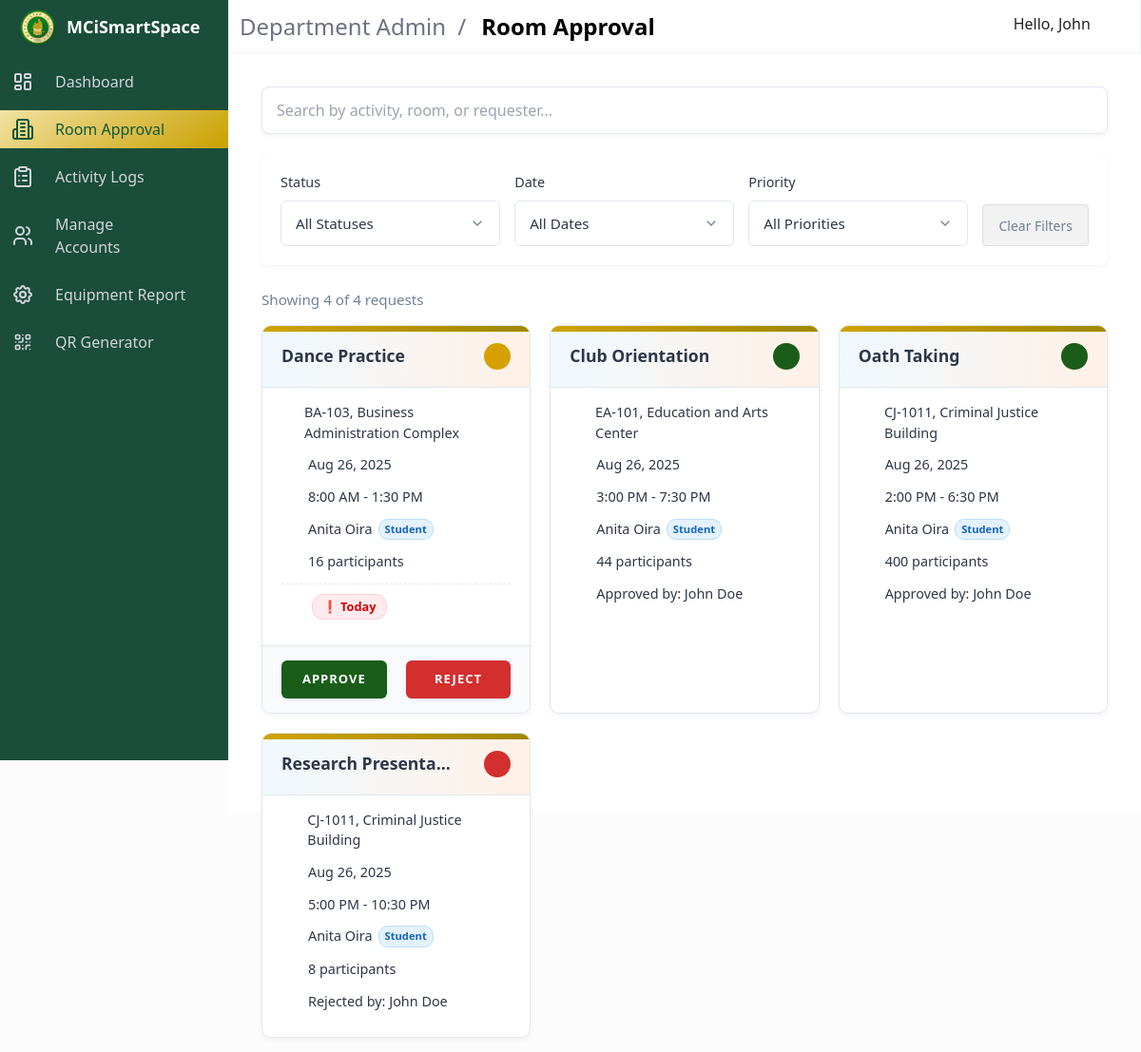
Screenshot of /department-admin/dept_room_approval.php (signed in) with the database file from the repository.
### tables this page shows
CREATE TABLE `room_requests` (
  `RequestID` int(11) NOT NULL,
  `StudentID` int(11) DEFAULT NULL,
  `TeacherID` int(11) DEFAULT NULL,
  `RoomID` int(11) NOT NULL,
  `ActivityName` varchar(255) NOT NULL,
  `Purpose` text NOT NULL,
  `RequestDate` timestamp NOT NULL DEFAULT current_timestamp(),
  `ReservationDate` datetime NOT NULL,
  `StartTime` datetime NOT NULL,
  `EndTime` datetime NOT NULL,
  `NumberOfParticipants` int(11) NOT NULL,
  `Status` enum('pending','approved','rejected') DEFAULT 'pending',
  `RejectionReason` text DEFAULT NULL,
  `ApprovedBy` int(11) DEFAULT NULL,
  `ApproverFirstName` varchar(128) DEFAULT NULL,
  `ApproverLastName` varchar(128) DEFAULT NULL,
  `RejectedBy` int(11) DEFAULT NULL,
  `RejecterFirstName` varchar(128) DEFAULT NULL,
  `RejecterLastName` varchar(128) DEFAULT NULL
);

CREATE TABLE `rooms` (
  `id` int(11) NOT NULL,
  `room_name` varchar(255) NOT NULL,
  `room_type` varchar(255) NOT NULL,
  `capacity` int(11) NOT NULL,
  `RoomStatus` enum('available','occupied','maintenance') DEFAULT 'available',
  `created_at` timestamp NOT NULL DEFAULT current_timestamp(),
  `building_id` int(11) DEFAULT NULL
);

CREATE TABLE `buildings` (
  `id` int(11) NOT NULL,
  `building_name` varchar(255) NOT NULL,
  `department` varchar(255) NOT NULL,
  `number_of_floors` int(11) NOT NULL,
  `created_at` timestamp NOT NULL DEFAULT current_timestamp()
);

### department-admin/dept_room_approval.php (the view, shortened to what this page needs)
<?php
require_once '../auth/room_status_handler.php';
?>
<!DOCTYPE html>
<html lang="en">
<head>
    <link rel="stylesheet" href="https://cdn.materialdesignicons.com/4.9.95/css/materialdesignicons.min.css">
    <link rel="stylesheet" href="../public/css/admin_styles/main.css">
    <link rel="stylesheet" href="../public/css/admin_styles/main_2.css">
    <link rel="stylesheet" href="../public/css/admin_styles/style-all.css">
    <link rel="stylesheet" href="../public/css/admin_styles/form_2.css">
    <link rel="stylesheet" href="../public/css/admin_styles/room_approval.css">
</head>
<body>
    <div id="app">
        <?php include 'layout/topnav.php'; ?>
        <?php include 'layout/sidebar.php'; ?>
        <div class="main-container">
            <div>
                <div class="card-content">
                    <div class="search-container">
                        <input type="text" id="searchInput" class="search-input" placeholder="Search by activity, room, or requester...">
                    </div>
                    <div class="filters">
                        <div class="filter-item">
                            <label class="filter-label">Status</label>
                            <select id="statusFilter" class="filter-control">
                                <option value="">All Statuses</option>
                            </select>
                        </div>
                        <div class="filter-item">
                            <label class="filter-label">Date</label>
                            <select id="dateFilter" class="filter-control">
                                <option value="">All Dates</option>
                            </select>
                        </div>
                        <div class="filter-item">
                            <label class="filter-label">Priority</label>
                            <select id="priorityFilter" class="filter-control">
                                <option value="">All Priorities</option>
                            </select>
                        </div>
                        <button id="clearFilters">Clear Filters</button>
                    </div>
                    <div class="results-count" id="requestCount"></div>
                    <div id="requestsContainer">
                        <?php
                        $admin_department = $_SESSION['department'] ?? '';
                        if (empty($admin_department)) {
                            echo "<div class='no-results'>Department not configured for this admin.</div>";
                            $requests = [];
                            $requestCount = 0;
                        } else {
                            $sql = "SELECT rr.*, r.room_name, r.capacity, r.room_type, b.building_name,
                                    CASE
                                        WHEN rr.StudentID IS NOT NULL THEN CONCAT(s.FirstName, ' ', s.LastName)
                                        WHEN rr.TeacherID IS NOT NULL THEN CONCAT(t.FirstName, ' ', t.LastName)
                                    END as RequesterName,
                                    CASE
                                        WHEN rr.StudentID IS NOT NULL THEN 'Student'
                                        WHEN rr.TeacherID IS NOT NULL THEN 'Teacher'
                                    END as RequesterType,
                                    s.Department as StudentDepartment,
                                    t.Department as TeacherDepartment,
                                    DATEDIFF(DATE(rr.StartTime), CURDATE()) as DaysUntilReservation,
                                    rr.RequestDate as RequestDate
                                    FROM room_requests rr
                                    LEFT JOIN rooms r ON rr.RoomID = r.id
                                    LEFT JOIN buildings b ON r.building_id = b.id
                                    LEFT JOIN student s ON rr.StudentID = s.StudentID
                                    LEFT JOIN teacher t ON rr.TeacherID = t.TeacherID
                                    HAVING StudentDepartment = ? OR TeacherDepartment = ?
                                    ORDER BY
                                        CASE WHEN rr.Status = 'pending' THEN 0
                                             WHEN rr.Status = 'approved' THEN 1
                                             WHEN rr.Status = 'rejected' THEN 2
                                        END ASC,
                                        CASE WHEN rr.TeacherID IS NOT NULL THEN 0 ELSE 1 END, /* Teachers first */
                                        DATEDIFF(DATE(rr.StartTime), CURDATE()) ASC, /* Prioritize by how soon the date is */
                                        rr.RequestDate ASC";
                            $stmt = $conn->prepare($sql);
                            $stmt->bind_param("ss", $admin_department, $admin_department);
                            $stmt->execute();
                            $result = $stmt->get_result();
                            $requests = [];
                            while ($row = $result->fetch_assoc()) {
                                $priorityScore = 0;
                                $daysUntil = $row['DaysUntilReservation'];
                                if ($daysUntil <= 0) {
                                    $priorityScore -= 500;
                                    $priorityLabel = "Today";
                                    $priorityClass = "priority-urgent";
                                } else if ($daysUntil <= 1) {
                                    $priorityScore -= 400;
                                    $priorityLabel = "Tomorrow";
                                    $priorityClass = "priority-high";
                                } else if ($daysUntil <= 3) {
                                    $priorityScore -= 300;
                                    $priorityLabel = "Soon";
                                    $priorityClass = "priority-medium";
                                } else if ($daysUntil <= 7) {
                                    $priorityScore -= 200;
                                    $priorityLabel = "This Week";
                                    $priorityClass = "priority-normal";
                                } else {
                                    $priorityLabel = "Scheduled";
                                    $priorityClass = "priority-low";
                                }
                                $row['PriorityScore'] = $priorityScore;
                                $row['PriorityLabel'] = $priorityLabel;
                                $row['PriorityClass'] = $priorityClass;
                                $row['DaysUntil'] = $daysUntil;
                                $requests[] = $row;
                            }
                            usort($requests, function ($a, $b) {
                                $statusA = $a['Status'] == 'pending' ? 0 : ($a['Status'] == 'approved' ? 1 : 2);
                                $statusB = $b['Status'] == 'pending' ? 0 : ($b['Status'] == 'approved' ? 1 : 2);
                                if ($statusA != $statusB) {
                                    return $statusA - $statusB;
                                }
                                return $a['PriorityScore'] - $b['PriorityScore'];
                            });
                        }
                        $requestCount = count($requests);
                        if ($requestCount > 0):
                            foreach ($requests as $row):
                                $requestId = $row['RequestID'];
                                $activityName = htmlspecialchars($row['ActivityName']);
                                $roomName = htmlspecialchars($row['room_name']);
                                $buildingName = htmlspecialchars($row['building_name']);
                                $reservationDate = date('M j, Y', strtotime($row['StartTime']));
                                $startTime = date('g:i A', strtotime($row['StartTime']));
                                $endTime = date('g:i A', strtotime($row['EndTime']));
                                $timeRange = "$startTime - $endTime";
                                $participants = $row['NumberOfParticipants'];
                                $requesterName = htmlspecialchars($row['RequesterName']);
                                $requesterType = $row['RequesterType'];
                                $status = $row['Status'];
                                $priorityLabel = $row['PriorityLabel'];
                                $priorityClass = $row['PriorityClass'];
                                $daysUntil = $row['DaysUntil'];
                                $iconClass = 'info-icon-' . $status;
                        ?>
                                <div class="request-card"
                                    data-status="<?php echo $status; ?>"
                                    data-reservation-date="<?php echo date('Y-m-d', strtotime($row['StartTime'])); ?>"
                                    data-building="<?php echo htmlspecialchars($buildingName); ?>"
                                    data-requester-type="<?php echo $requesterType; ?>"
                                    data-days-until="<?php echo $daysUntil; ?>"
                                    data-priority-score="<?php echo $row['PriorityScore']; ?>">
                                    <div class="request-title">
                                        <h3><?php echo $activityName; ?></h3>
                                        <div class="card-indicators">
                                            <i class="mdi mdi-information-outline info-icon <?php echo $iconClass; ?>" onclick="showRequestDetails(<?php echo $requestId; ?>)"></i>
                                        </div>
                                    </div>
                                    <div class="request-details">
                                        <div class="request-detail-item"><i class="mdi mdi-domain"></i><?php echo $roomName . ', ' . $buildingName; ?></div>
                                        <div class="request-detail-item"><i class="mdi mdi-calendar"></i><?php echo $reservationDate; ?></div>
                                        <div class="request-detail-item"><i class="mdi mdi-clock-outline"></i><?php echo $timeRange; ?></div>
                                        <div class="request-detail-item">
                                            <?php echo $requesterName; ?>
                                            <span class="requester-badge <?php echo strtolower($requesterType); ?>-badge"><?php echo $requesterType; ?></span>
                                        </div>
                                        <div class="request-detail-item"><i class="mdi mdi-account-group"></i><?php echo $participants; ?> participants</div>
                                        <?php if ($status == 'pending'): ?>
                                            <div class="request-detail-item priority-item">
                                                <span class="priority-badge <?php echo $priorityClass; ?>"><?php echo $priorityLabel; ?></span>
                                            </div>
                                        <?php endif; ?>
                                        <?php if ($status == 'approved' && (!empty($row['ApproverFirstName']) || !empty($row['ApproverLastName']))): ?>
                                            <div class="request-detail-item">
                                                <span>Approved by: <?php echo htmlspecialchars($row['ApproverFirstName'] . ' ' . $row['ApproverLastName']); ?></span>
                                            </div>
                                        <?php endif; ?>
                                        <?php if ($status == 'rejected' && (!empty($row['RejecterFirstName']) || !empty($row['RejecterLastName']))): ?>
                                            <div class="request-detail-item">
                                                <span>Rejected by: <?php echo htmlspecialchars($row['RejecterFirstName'] . ' ' . $row['RejecterLastName']); ?></span>
                                            </div>
                                        <?php endif; ?>
                                    </div>
                                    <?php if ($status == 'pending'): ?>
                                        <div class="action-buttons">
                                            <form method="POST" style="flex: 1;">
                                                <button type="submit" name="approve_request" class="btn-approve">Approve</button>
                                            </form>
                                            <button type="button" class="btn-reject" onclick="showRejectModal(<?php echo $requestId; ?>)">Reject</button>
                                        </div>
                                    <?php endif; ?>
                                </div>
                            <?php endforeach; ?>
                        <?php else: ?>
                            <div class="no-results">No room requests found.</div>
                        <?php endif; ?>
                    </div>
                </div>
            </div>
        </div>
    </div>
</body>
</html>

### rows the page displays
room_requests: ActivityName "Dance Practice", RoomID.room_name "BA-103", buildings.building_name "Business Administration Complex", StartTime "Aug 26, 2025", timeRange "8:00 AM - 1:30 PM", requesterName "Anita Oira", requesterType "Student", NumberOfParticipants "16", priorityLabel "Today"
room_requests: ActivityName "Club Orientation", RoomID.room_name "EA-101", buildings.building_name "Education and Arts Center", StartTime "Aug 26, 2025", timeRange "3:00 PM - 7:30 PM", requesterName "Anita Oira", requesterType "Student", NumberOfParticipants "44", ApproverFirstName+ApproverLastName "John Doe"
room_requests: ActivityName "Oath Taking", RoomID.room_name "CJ-1011", buildings.building_name "Criminal Justice Building", StartTime "Aug 26, 2025", timeRange "2:00 PM - 6:30 PM", requesterName "Anita Oira", requesterType "Student", NumberOfParticipants "400", ApproverFirstName+ApproverLastName "John Doe"
room_requests: ActivityName "Research Presenta…", RoomID.room_name "CJ-1011", buildings.building_name "Criminal Justice Building", StartTime "Aug 26, 2025", timeRange "5:00 PM - 10:30 PM", requesterName "Anita Oira", requesterType "Student", NumberOfParticipants "8", RejecterFirstName+RejecterLastName "John Doe"

### other values shown
$moduleName "Department Admin"
$currentPageTitle "Room Approval"
$userData['name'] "John"
$menuItem['title'] "Dashboard"
$menuItem['title'] "Room Approval"
$menuItem['title'] "Activity Logs"
$menuItem['title'] "Manage Accounts"
$menuItem['title'] "Equipment Report"
$menuItem['title'] "QR Generator"
